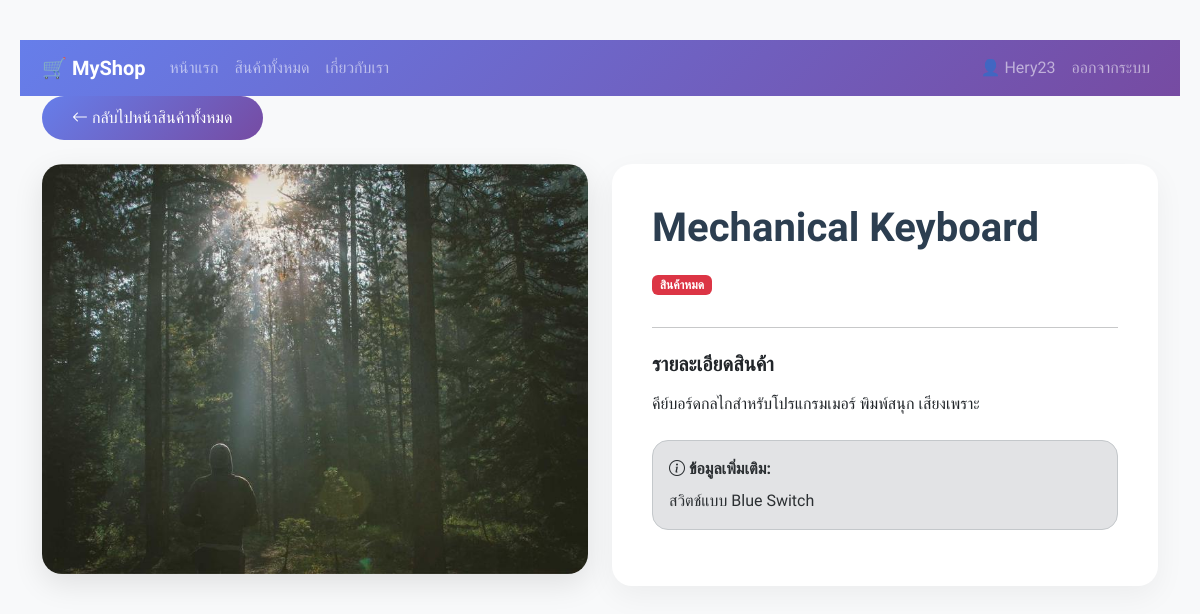
Page /products/1/ (signed in) on the committed database.
### myapp/models.py (models this page shows, shortened)
class Product(models.Model):
    title = models.CharField(max_length=255, verbose_name="ชื่อสินค้า")
    detail = models.TextField(null=True, blank=True, verbose_name="รายละเอียด")
    image = models.ImageField(upload_to='products/', null=True, blank=True, verbose_name="รูปภาพ")
    others = models.TextField(null=True, blank=True, verbose_name="อื่นๆ")
    category = models.ForeignKey(
        Category, on_delete=models.CASCADE,
        null=True, blank=True, verbose_name="หมวดหมู่"
    )
    price = models.DecimalField(
        max_digits=10, decimal_places=2,
        null=True, blank=True, verbose_name="ราคา"
    )
    stock = models.PositiveIntegerField(default=0, verbose_name="จำนวนคงเหลือ")  # จำนวนสินค้าคงเหลือในสต็อก (ต้องเป็นเลขบวกเท่านั้น)
    unit = models.CharField(max_length=50, default="ชิ้น", verbose_name="หน่วย")  # หน่วยนับสินค้า เช่น ชิ้น, กล่อง, แพ็ค
    is_available = models.BooleanField(default=True, verbose_name="พร้อมขาย")  # สถานมีโร่อมขายอยู่หรือไม่
    created_at = models.DateTimeField(auto_now_add=True, null=True, verbose_name="วันที่สร้าง")  # บันทึกวันเวลาที่สร้างสินค้าโดยอัตโนมัติ (ตั้งครั้งเดียวตอนสร้าง)

### myapp/views.py (the view)
# urls.py: path('products/<int:id>/', ProductDetail, name='product-detail'),
def ProductDetail(request, id):
    product = get_object_or_404(Product, id=id)
    context = {'product': product}
    return render(request, 'product_detail.html', context)

### myapp/templates/product_detail.html (shortened to what this page needs)
<!DOCTYPE html>
<html lang="th">
<head>
  <link href="https://cdn.jsdelivr.net/npm/bootstrap@5.3.2/dist/css/bootstrap.min.css" rel="stylesheet">
  <link rel="stylesheet" href="https://cdn.jsdelivr.net/npm/bootstrap-icons@1.11.1/font/bootstrap-icons.css">
</head>
<body>
<nav class="navbar navbar-expand-lg navbar-dark" style="background: linear-gradient(135deg, #667eea, #764ba2);">
  <div class="container">
    <a class="navbar-brand fw-bold" href="{% url 'home' %}">🛒 MyShop</a>
    <div class="collapse navbar-collapse" id="navMenu">
      <ul class="navbar-nav me-auto mb-2 mb-lg-0">
        <li class="nav-item"><a class="nav-link" href="{% url 'home' %}">หน้าแรก</a></li>
        <li class="nav-item"><a class="nav-link" href="{% url 'all-products' %}">สินค้าทั้งหมด</a></li>
        <li class="nav-item"><a class="nav-link" href="{% url 'about' %}">เกี่ยวกับเรา</a></li>
      </ul>
      <ul class="navbar-nav">
        {% if user.is_authenticated %}
        <li class="nav-item"><a class="nav-link" href="{% url 'profile' %}">👤 {{ user.username }}</a></li>
        <li class="nav-item"><a class="nav-link" href="{% url 'logout' %}">ออกจากระบบ</a></li>
        {% else %}
        <li class="nav-item"><a class="nav-link" href="{% url 'login' %}">เข้าสู่ระบบ</a></li>
        <li class="nav-item"><a class="nav-link" href="{% url 'register' %}">สมัครสมาชิก</a></li>
        {% endif %}
      </ul>
    </div>
  </div>
</nav>
<div class="container">
    <div class="mb-4">
        <a href="{% url 'all-products' %}" class="btn btn-back"><i class="bi bi-arrow-left"></i> กลับไปหน้าสินค้าทั้งหมด</a>
    </div>
    <div class="row">
        <div class="col-md-6 mb-4">
            {% if product.image %}
                <img src="{{ product.image.url }}" class="product-img" alt="{{ product.title }}">
            {% else %}
                <img src="https://via.placeholder.com/800x600?text=No+Image" class="product-img" alt="No Image">
            {% endif %}
        </div>
        <div class="col-md-6 mb-4">
            <div class="detail-card">
                <h1>{{ product.title }}</h1>
                {% if product.stock is not None %}
                    {% if product.is_available and product.stock > 0 %}
                    <span class="badge bg-success mb-3">คงเหลือ {{ product.stock }} {{ product.unit }}</span>
                    {% else %}
                    <span class="badge bg-danger mb-3">สินค้าหมด</span>
                    {% endif %}
                {% endif %}
                <hr>
                <h5 class="fw-bold mt-4">รายละเอียดสินค้า</h5>
                <p class="text-muted" style="line-height: 1.8;">{{ product.detail|linebreaks }}</p>
                {% if product.others %}
                <div class="alert alert-secondary mt-4 rounded-4">
                    <strong><i class="bi bi-info-circle"></i> ข้อมูลเพิ่มเติม:</strong>
                    <p class="mb-0 mt-2">{{ product.others }}</p>
                </div>
                {% endif %}
            </div>
        </div>
    </div>
</div>
</body>
</html>

### myapp/templates/product_detail.html (style rules this page uses)
body { font-family: 'Prompt', sans-serif; background-color: #f8f9fa; padding: 40px 20px; }
.product-img { border-radius: 20px; box-shadow: 0 10px 30px rgba(0,0,0,0.1); width: 100%; max-height: 500px; object-fit: cover; }
.detail-card { background: white; border-radius: 20px; padding: 40px; box-shadow: 0 10px 30px rgba(0,0,0,0.05); height: 100%; }
h1 { font-weight: 700; color: #2c3e50; margin-bottom: 20px; }
.btn-back { background: linear-gradient(135deg, #667eea, #764ba2); border: none; border-radius: 50px; padding: 10px 30px; color: white; transition: 0.3s; }

### rows in the picture
Product: image (picture), title "Mechanical Keyboard", detail "คีย์บอร์ดกลไกสำหรับโปรแกรมเมอร์ พิมพ์สนุก เสียงเพราะ", others "สวิตช์แบบ Blue Switch"

### other values in the picture
{{ user.username }} "Hery23"
